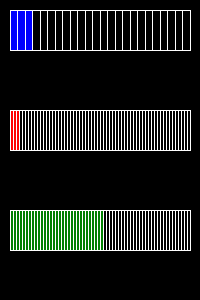
Frame 1 (no input)
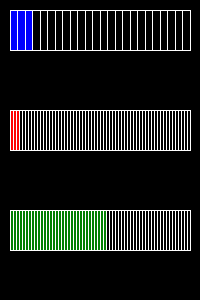
Frame 60 (the mouse pressed at the canvas centre just before this capture)
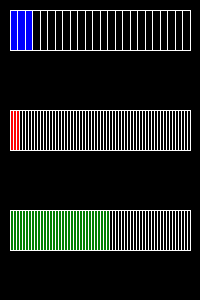
Frame 120 (the mouse held since frame 60 and released just before this capture)

The Processing sketch that drew these frames (run headless with seeded random() and noise(); from frame 60 on, the mouse is pressed at the canvas centre):

// Processing sketch: processing_8936
// ── processing_8936.pde

void setup() {
  size(200, 300);
}

void draw() {
  background(0);
  int s = second();
  int m = minute();
  float h = hour();
  noStroke();
  fill(#0000FF);
  quad(10, 10, 10, 50, 10 + h*7.5, 50, 10 + h*7.5, 10);
  fill(#FF0000);
  quad(10, 110, 10, 150, 10 + (m*3), 150, 10 +(m*3), 110);
  fill(#008000);
  quad(10, 210, 10, 250,  10 + s*3, 250,  10 + s*3, 210);
  stroke(255);
  strokeWeight(1);
  line(10, 10, 190, 10);
  line(10, 50, 190, 50);
  line(10, 110, 190, 110);
  line(10, 150, 190, 150);
  line(10, 210, 190, 210);
  line(10, 250, 190, 250);
  for(float a = 10.0; a <= 190.0; a += 7.5) {
    line(a, 10, a, 50);
  }
  for(int b = 10; b<= 190; b += 3) {
    line(b, 110, b, 150);
    line(b, 210, b, 250);
  }
}
